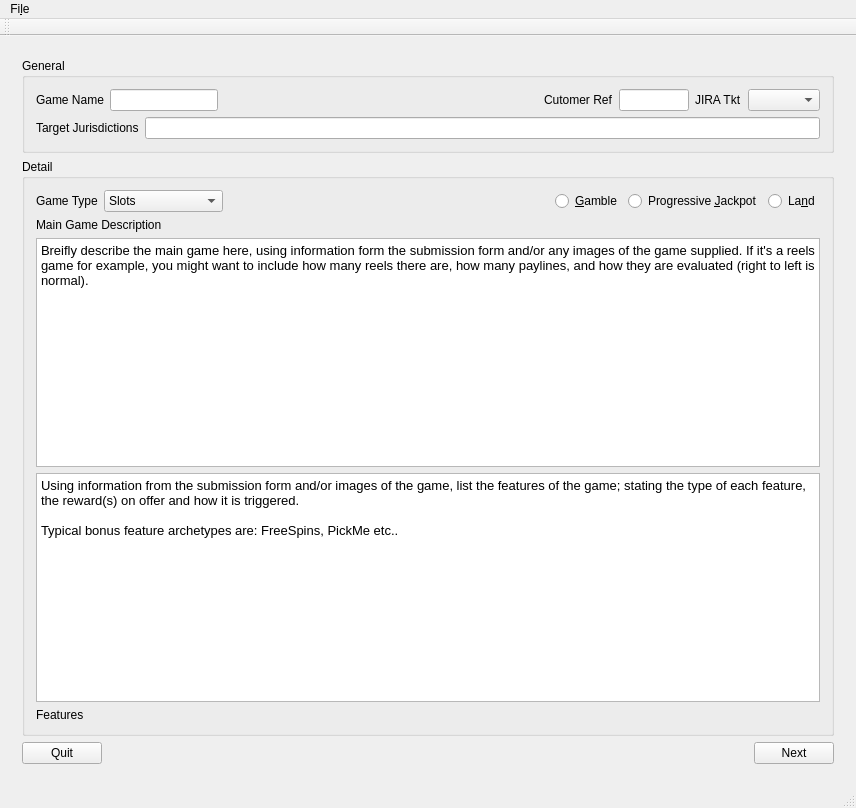
<?xml version="1.0" encoding="UTF-8"?>
<ui version="4.0">
 <class>MainWindow</class>
 <widget class="QMainWindow" name="MainWindow">
  <property name="geometry">
   <rect>
    <x>0</x>
    <y>0</y>
    <width>856</width>
    <height>808</height>
   </rect>
  </property>
  <property name="windowTitle">
   <string>MainWindow</string>
  </property>
  <property name="documentMode">
   <bool>false</bool>
  </property>
  <widget class="QWidget" name="centralWidget">
   <property name="layoutDirection">
    <enum>Qt::LeftToRight</enum>
   </property>
   <layout class="QHBoxLayout" name="horizontalLayout">
    <item>
     <widget class="QStackedWidget" name="stackedWidget">
      <property name="currentIndex">
       <number>0</number>
      </property>
      <widget class="QWidget" name="page">
       <layout class="QHBoxLayout" name="horizontalLayout_2">
        <item>
         <layout class="QVBoxLayout" name="verticalLayout">
          <item>
           <widget class="QGroupBox" name="groupBox">
            <property name="title">
             <string>General</string>
            </property>
            <property name="flat">
             <bool>false</bool>
            </property>
            <layout class="QVBoxLayout" name="verticalLayout_3">
             <item>
              <layout class="QHBoxLayout" name="horizontalLayout_6">
               <item>
                <widget class="QLabel" name="label">
                 <property name="text">
                  <string>Game Name</string>
                 </property>
                </widget>
               </item>
               <item>
                <widget class="QLineEdit" name="lineEdit">
                 <property name="sizePolicy">
                  <sizepolicy hsizetype="Maximum" vsizetype="Fixed">
                   <horstretch>0</horstretch>
                   <verstretch>0</verstretch>
                  </sizepolicy>
                 </property>
                </widget>
               </item>
               <item>
                <spacer name="horizontalSpacer">
                 <property name="orientation">
                  <enum>Qt::Horizontal</enum>
                 </property>
                 <property name="sizeHint" stdset="0">
                  <size>
                   <width>40</width>
                   <height>20</height>
                  </size>
                 </property>
                </spacer>
               </item>
               <item>
                <widget class="QLabel" name="label_2">
                 <property name="text">
                  <string>Cutomer Ref</string>
                 </property>
                </widget>
               </item>
               <item>
                <widget class="QLineEdit" name="lineEdit_2">
                 <property name="sizePolicy">
                  <sizepolicy hsizetype="Maximum" vsizetype="Fixed">
                   <horstretch>0</horstretch>
                   <verstretch>0</verstretch>
                  </sizepolicy>
                 </property>
                 <property name="maximumSize">
                  <size>
                   <width>70</width>
                   <height>16777215</height>
                  </size>
                 </property>
                 <property name="toolTip">
                  <string extracomment="Enter the NMI reference number for the JIRA ticket."/>
                 </property>
                 <property name="inputMethodHints">
                  <set>Qt::ImhPreferNumbers</set>
                 </property>
                </widget>
               </item>
               <item>
                <widget class="QLabel" name="label_3">
                 <property name="text">
                  <string>JIRA Tkt</string>
                 </property>
                </widget>
               </item>
               <item>
                <widget class="QComboBox" name="comboBox"/>
               </item>
              </layout>
             </item>
             <item>
              <layout class="QHBoxLayout" name="horizontalLayout_8">
               <item>
                <widget class="QLabel" name="label_7">
                 <property name="text">
                  <string>Target Jurisdictions</string>
                 </property>
                </widget>
               </item>
               <item>
                <widget class="QLineEdit" name="lineEdit_3"/>
               </item>
              </layout>
             </item>
            </layout>
           </widget>
          </item>
          <item>
           <widget class="QGroupBox" name="groupBox_2">
            <property name="title">
             <string>Detail</string>
            </property>
            <layout class="QVBoxLayout" name="verticalLayout_2">
             <item>
              <layout class="QHBoxLayout" name="horizontalLayout_5">
               <item>
                <widget class="QLabel" name="label_4">
                 <property name="text">
                  <string>Game Type</string>
                 </property>
                </widget>
               </item>
               <item>
                <widget class="QComboBox" name="comboBox_2">
                 <item>
                  <property name="text">
                   <string>Slots</string>
                  </property>
                 </item>
                 <item>
                  <property name="text">
                   <string>Cascading Slots</string>
                  </property>
                 </item>
                 <item>
                  <property name="text">
                   <string>Table Poker</string>
                  </property>
                 </item>
                 <item>
                  <property name="text">
                   <string>Roulette</string>
                  </property>
                 </item>
                 <item>
                  <property name="text">
                   <string>Betting/Racing</string>
                  </property>
                 </item>
                 <item>
                  <property name="text">
                   <string>Sports Book</string>
                  </property>
                 </item>
                 <item>
                  <property name="text">
                   <string/>
                  </property>
                 </item>
                </widget>
               </item>
               <item>
                <spacer name="horizontalSpacer_3">
                 <property name="orientation">
                  <enum>Qt::Horizontal</enum>
                 </property>
                 <property name="sizeHint" stdset="0">
                  <size>
                   <width>40</width>
                   <height>20</height>
                  </size>
                 </property>
                </spacer>
               </item>
               <item>
                <widget class="QRadioButton" name="radioButton_2">
                 <property name="text">
                  <string>&amp;Gamble</string>
                 </property>
                </widget>
               </item>
               <item>
                <widget class="QRadioButton" name="radioButton">
                 <property name="text">
                  <string>Progressive &amp;Jackpot</string>
                 </property>
                </widget>
               </item>
               <item>
                <widget class="QRadioButton" name="radioButton_3">
                 <property name="text">
                  <string>La&amp;nd</string>
                 </property>
                </widget>
               </item>
              </layout>
             </item>
             <item>
              <widget class="QLabel" name="label_5">
               <property name="text">
                <string>Main Game Description</string>
               </property>
              </widget>
             </item>
             <item>
              <widget class="QTextEdit" name="textEdit">
               <property name="html">
                <string>&lt;!DOCTYPE HTML PUBLIC &quot;-//W3C//DTD HTML 4.0//EN&quot; &quot;http://www.w3.org/TR/REC-html40/strict.dtd&quot;&gt;
&lt;html&gt;&lt;head&gt;&lt;meta name=&quot;qrichtext&quot; content=&quot;1&quot; /&gt;&lt;style type=&quot;text/css&quot;&gt;
p, li { white-space: pre-wrap; }
&lt;/style&gt;&lt;/head&gt;&lt;body style=&quot; font-family:'Sans'; font-size:10pt; font-weight:400; font-style:normal;&quot;&gt;
&lt;p style=&quot; margin-top:0px; margin-bottom:0px; margin-left:0px; margin-right:0px; -qt-block-indent:0; text-indent:0px;&quot;&gt;Breifly describe the main game here, using information form the submission form and/or any images of the game supplied. If it's a reels game for example, you might want to include how many reels there are, how many paylines, and how they are evaluated (right to left is normal).&lt;/p&gt;&lt;/body&gt;&lt;/html&gt;</string>
               </property>
              </widget>
             </item>
             <item>
              <widget class="QTextEdit" name="textEdit_2">
               <property name="html">
                <string>&lt;!DOCTYPE HTML PUBLIC &quot;-//W3C//DTD HTML 4.0//EN&quot; &quot;http://www.w3.org/TR/REC-html40/strict.dtd&quot;&gt;
&lt;html&gt;&lt;head&gt;&lt;meta name=&quot;qrichtext&quot; content=&quot;1&quot; /&gt;&lt;style type=&quot;text/css&quot;&gt;
p, li { white-space: pre-wrap; }
&lt;/style&gt;&lt;/head&gt;&lt;body style=&quot; font-family:'Sans'; font-size:10pt; font-weight:400; font-style:normal;&quot;&gt;
&lt;p style=&quot; margin-top:0px; margin-bottom:0px; margin-left:0px; margin-right:0px; -qt-block-indent:0; text-indent:0px;&quot;&gt;Using information from the submission form and/or images of the game, list the features of the game; stating the type of each feature, the reward(s) on offer and how it is triggered. &lt;/p&gt;
&lt;p style=&quot;-qt-paragraph-type:empty; margin-top:0px; margin-bottom:0px; margin-left:0px; margin-right:0px; -qt-block-indent:0; text-indent:0px;&quot;&gt;&lt;br /&gt;&lt;/p&gt;
&lt;p style=&quot; margin-top:0px; margin-bottom:0px; margin-left:0px; margin-right:0px; -qt-block-indent:0; text-indent:0px;&quot;&gt;Typical bonus feature archetypes are: FreeSpins, PickMe etc.. &lt;/p&gt;&lt;/body&gt;&lt;/html&gt;</string>
               </property>
              </widget>
             </item>
             <item>
              <widget class="QLabel" name="label_6">
               <property name="text">
                <string>Features</string>
               </property>
              </widget>
             </item>
            </layout>
           </widget>
          </item>
          <item>
           <layout class="QHBoxLayout" name="horizontalLayout_7">
            <item>
             <widget class="QPushButton" name="pushButton_2">
              <property name="text">
               <string>Quit</string>
              </property>
             </widget>
            </item>
            <item>
             <spacer name="horizontalSpacer_2">
              <property name="orientation">
               <enum>Qt::Horizontal</enum>
              </property>
              <property name="sizeHint" stdset="0">
               <size>
                <width>40</width>
                <height>20</height>
               </size>
              </property>
             </spacer>
            </item>
            <item>
             <widget class="QPushButton" name="pushButton">
              <property name="text">
               <string>Next</string>
              </property>
             </widget>
            </item>
           </layout>
          </item>
         </layout>
        </item>
       </layout>
      </widget>
      <widget class="QWidget" name="page_2">
       <layout class="QHBoxLayout" name="horizontalLayout_3">
        <item>
         <widget class="CodeEditor" name="plainTextEdit">
          <property name="minimumSize">
           <size>
            <width>416</width>
            <height>0</height>
           </size>
          </property>
          <property name="readOnly">
           <bool>true</bool>
          </property>
         </widget>
        </item>
       </layout>
      </widget>
     </widget>
    </item>
   </layout>
  </widget>
  <widget class="QMenuBar" name="menuBar">
   <property name="geometry">
    <rect>
     <x>0</x>
     <y>0</y>
     <width>856</width>
     <height>27</height>
    </rect>
   </property>
   <property name="defaultUp">
    <bool>false</bool>
   </property>
   <property name="nativeMenuBar">
    <bool>false</bool>
   </property>
   <widget class="QMenu" name="menuFile">
    <property name="title">
     <string>Fi&amp;le</string>
    </property>
    <addaction name="actionOpen"/>
   </widget>
   <addaction name="menuFile"/>
  </widget>
  <widget class="QToolBar" name="mainToolBar">
   <attribute name="toolBarArea">
    <enum>TopToolBarArea</enum>
   </attribute>
   <attribute name="toolBarBreak">
    <bool>false</bool>
   </attribute>
  </widget>
  <widget class="QStatusBar" name="statusBar"/>
  <action name="actionOpen">
   <property name="text">
    <string>&amp;Open</string>
   </property>
  </action>
 </widget>
 <layoutdefault spacing="6" margin="11"/>
 <customwidgets>
  <customwidget>
   <class>CodeEditor</class>
   <extends>QPlainTextEdit</extends>
   <header location="global">codeeditor.h</header>
  </customwidget>
 </customwidgets>
 <resources/>
 <connections>
  <connection>
   <sender>menuBar</sender>
   <signal>triggered(QAction*)</signal>
   <receiver>MainWindow</receiver>
   <slot>fileMenu(QAction*)</slot>
   <hints>
    <hint type="sourcelabel">
     <x>29</x>
     <y>10</y>
    </hint>
    <hint type="destinationlabel">
     <x>90</x>
     <y>379</y>
    </hint>
   </hints>
  </connection>
 </connections>
 <slots>
  <slot>fileMenu(QAction*)</slot>
 </slots>
</ui>
